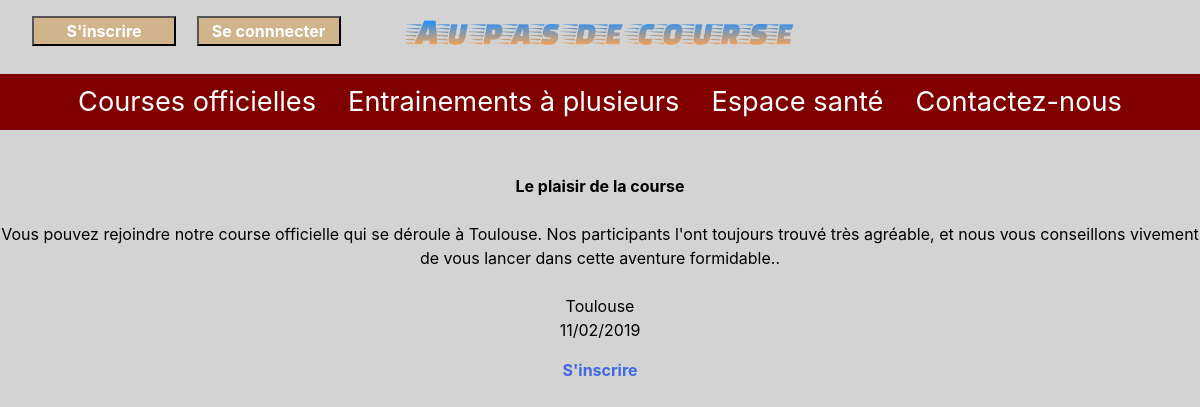
Screenshot of /index.php?action=showRace&id_race=1 with the database file from the repository.
### tables this page shows
CREATE TABLE `outdoor` (
  `id` int(11) NOT NULL,
  `title` varchar(50) NOT NULL,
  `description` text NOT NULL,
  `city` varchar(50) NOT NULL,
  `postcode` varchar(20) NOT NULL,
  `date` date NOT NULL,
  `race` tinyint(1) NOT NULL,
  `id_Member` int(11) NOT NULL
);

### controllers/RacesController.php (called while the page is built, shortened)
<?php
class RacesController
{
    private $racesManager;
    public function __construct()
    {
        $this->racesManager = new RacesManager();
    }
    public function showRace( $id )
    {
        $race = $this->racesManager->showRace( $id );
        require 'views/races/race.php';
    }
}

### index.php (called while the page is built, shortened)
<?php
$router = new Router;
$router->app();

### models/RacesManager.php (called while the page is built, shortened)
<?php
class RacesManager extends Manager
{
    public function showRace( $id )
    {
        $db = $this->dbConnect();
        $showOneRace = $db->prepare( 'SELECT id, title, description, city, postcode, race,
        id_Member, DATE_FORMAT( date, \' %d/%m/%Y \' ) AS date FROM outdoor WHERE id = ?' );
        $showOneRace->execute( array( $id ) );
        $show = $showOneRace->fetch();
        return $show;
    }
}

### views/races/race.php (the view, shortened to what this page needs)
<div class="race">
    <p>
        <strong><?= htmlspecialchars( $race['title'] ); ?></strong><br /><br />
        <?= htmlspecialchars( $race['description'] ) . ' ' . '<br />' . '<br />' . htmlspecialchars(
            $race['city'] ) . ' ' . '<br />' . htmlspecialchars( $race['date'] ); ?><br />
    </p>
<?php
    if( isset( $_SESSION['username'] ) )
    {
?>
        <span id="join"><a href="index.php?action=raceConfirm&id_race=<?=
        $race['id'] ?>">S'inscrire</a></span>
<?php
    }
    else
    {
?>
        <span id="join"><a href="index.php?action=login">S'inscrire</a></span>
<?php
    }
?>
    </div>
<?php require 'views/template.php'; ?>

### public/css/style.css (style rules this page uses)
* { text-decoration: none; }
body { background-color: lightgray; width:100%; }
p { text-align: center; }
.race, .outdoor, .prog, .health { text-align: center; color: black; margin-top: 2.7em; }
.race a, .outdoor a, .prog a { color: maroon; }
#join a { color: royalblue; font-weight: bold; padding: 1em; }

### rows the page displays
outdoor: title "Le plaisir de la course", description "Vous pouvez rejoindre notre course officielle qui se déroule à Toulouse. Nos participants l'ont toujours trouvé très agréable, et nous vous conseillons vivement de vous lancer dans cette aventure formidable..", city "Toulouse"

### other values shown
$race['date'] "11/02/2019"
